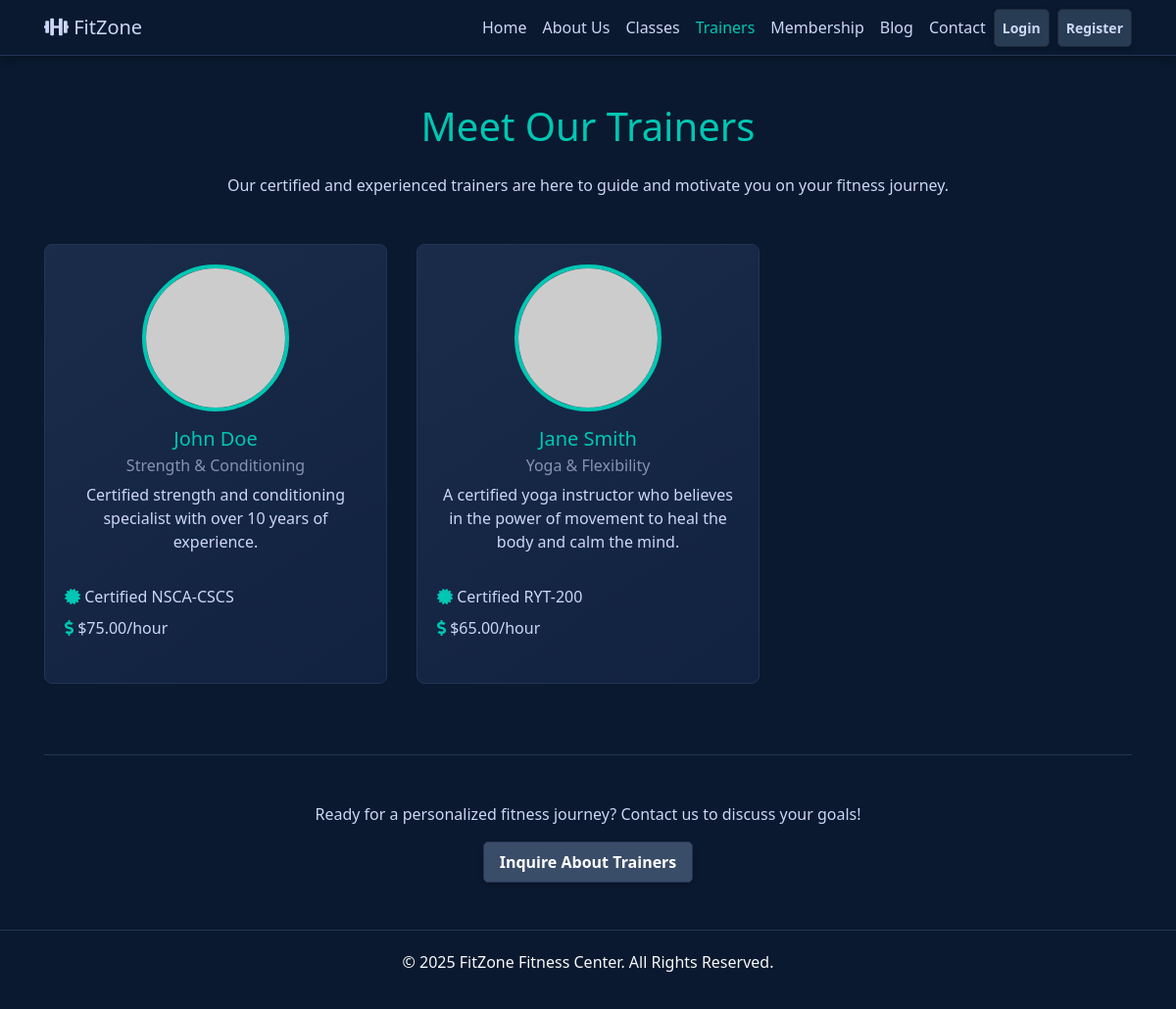
Screenshot of /trainers.php with the database file from the repository.
### tables this page shows
CREATE TABLE `trainers` (
  `id` int(11) NOT NULL AUTO_INCREMENT,
  `name` varchar(100) NOT NULL,
  `specialty` varchar(100) NOT NULL,
  `bio` text NOT NULL,
  `image_path` varchar(255) DEFAULT NULL,
  `certifications` varchar(255) DEFAULT NULL,
  `price_per_hour` decimal(10,2) DEFAULT NULL,
  PRIMARY KEY (`id`)
);

### trainers.php (the view, shortened to what this page needs)
<?php
include 'includes/db.php';
include 'includes/header.php';
$result = $conn->query("SELECT * FROM trainers");
?>
<div class="container my-5">
    <h1 class="text-center mb-4" style="color: #00c7b3;">Meet Our Trainers</h1>
    <p class="text-center mb-5">Our certified and experienced trainers are here to guide and motivate you on your fitness journey.</p>
    <div class="row">
        <?php if($result && $result->num_rows > 0): ?>
            <?php while($trainer = $result->fetch_assoc()): ?>
                <div class="col-md-6 col-lg-4 mb-4">
                    <div class="card h-100 text-center trainer-card">
                        <div class="card-body d-flex flex-column">
                            <?php
                            $image_path = (!empty($trainer['image_path']) && file_exists('assets/img/' . $trainer['image_path']))
                                          ? 'assets/img/' . $trainer['image_path']
                                          : 'https://placehold.co/150x150/112240/00c7b3?text=Trainer';
                            ?>
                            <img src="<?php echo $image_path; ?>" class="trainer-img" alt="<?php echo htmlspecialchars($trainer['name']); ?>">
                            <h5 class="card-title"><?php echo htmlspecialchars($trainer['name']); ?></h5>
                            <h6 class="card-subtitle mb-2" style="color: #8892b0;"><?php echo htmlspecialchars($trainer['specialty']); ?></h6>
                            <p class="card-text"><?php echo htmlspecialchars($trainer['bio']); ?></p>
                            <ul class="trainer-details text-left flex-grow-1">
                                <?php if(!empty($trainer['certifications'])): ?>
                                <li><i class="fas fa-certificate" style="color: #00c7b3;"></i> <?php echo htmlspecialchars($trainer['certifications']); ?></li>
                                <?php endif; ?>
                                <?php if(!empty($trainer['price_per_hour'])): ?>
                                <li><i class="fas fa-dollar-sign" style="color: #00c7b3;"></i> $<?php echo htmlspecialchars($trainer['price_per_hour']); ?>/hour</li>
                                <?php endif; ?>
                            </ul>
                        </div>
                    </div>
                </div>
            <?php endwhile; ?>
        <?php else: ?>
            <div class="col"><p class="text-center">Trainer information is not available yet.</p></div>
        <?php endif; ?>
    </div>
    <hr class="my-5" style="border-color: #233554;">
    <div class="text-center">
        <p>Ready for a personalized fitness journey? Contact us to discuss your goals!</p>
        <a href="contact.php" class="btn btn-primary">Inquire About Trainers</a>
    </div>
</div>
<?php include 'includes/footer.php'; ?>

### assets/css/style.css (style rules this page uses)
body { background-color: #0a192f; color: #ccd6f6; font-family: 'Segoe UI', Tahoma, Geneva, Verdana, sans-serif; }
.btn { transition: all 0.3s ease; border-radius: 5px; font-weight: bold; padding: 0.5rem 1rem; box-shadow: 0 2px 5px rgba(0,0,0,0.2); border: 1px solid transparent; }
.btn-primary { background-color: #394c68; color: #ffffff; border-color: #2d3157; }
.card { background: linear-gradient(145deg, #1a2c4a, #112240); border: 1px solid #233554; transition: transform .2s, box-shadow .2s; border-radius: 8px; }
.card-title { color: #00c7b3; }
.trainer-card .trainer-img { width: 150px; height: 150px; border-radius: 50%; object-fit: cover; margin: 0 auto 1rem; border: 4px solid #00c7b3; }
.trainer-card .trainer-details { list-style: none; padding: 0; margin: 1rem 0; }
.trainer-card .trainer-details li { margin-bottom: 0.5rem; }

### rows the page displays
trainers: name "John Doe", specialty "Strength & Conditioning", bio "Certified strength and conditioning specialist with over 10 years of experience.", certifications "Certified NSCA-CSCS", price_per_hour "75.00"
trainers: name "Jane Smith", specialty "Yoga & Flexibility", bio "A certified yoga instructor who believes in the power of movement to heal the body and calm the mind.", certifications "Certified RYT-200", price_per_hour "65.00"
